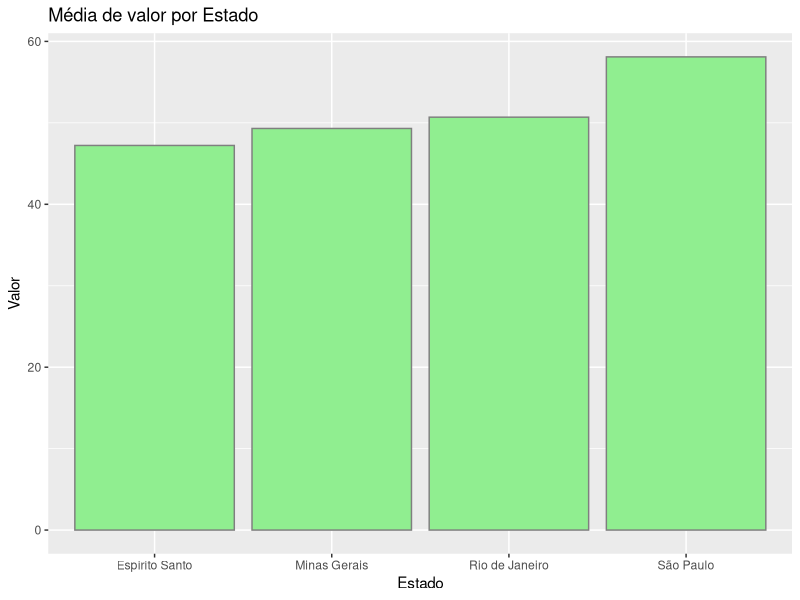

Generate this figure with R:
# Estatística Básica

# Parte 1 - Medidas de Posição

# Definindo a pasta de trabalho
# Substitua o caminho abaixo pela pasta no seu computador

setwd("H:/Meu Drive/Cursos/PowerBI-DataScience/Cap12-LinguagemRePowerBIparaAnáliseEstatística")
getwd()

# Carregando o dataset
vendas <- read.csv("Vendas.csv", fileEncoding = "windows-1252")

# Resumo do dataset
View(vendas)
str(vendas)
summary(vendas$Valor)
summary(vendas$Custo)

# Média
?mean
mean(vendas$Valor)
mean(vendas$Custo)

# Média Ponderada
?weighted.mean
weighted.mean(vendas$Valor, w = vendas$Custo)

# Mediana
median(vendas$Valor)
median(vendas$Custo)

# Moda
# Criando uma função
moda <- function(v) {
  valor_unico <- unique(v)
  valor_unico[which.max(tabulate(match(v, valor_unico)))]
}

# Obtendo a Moda
resultado <- moda(vendas$Valor)
print(resultado)

resultado_custo <- moda(vendas$Custo)
print(resultado)

# Criando gráfico de Média de valor por Estado com ggplot2
install.packages("ggplot2")
library(ggplot2)

# Cria o gráfico
ggplot(vendas) +
  stat_summary(aes(x = Estado,
                   y = Valor),
               fun = mean,
               geom = "bar",
               fill = "lightgreen",
               col = "grey50") +
  labs(title = "Média de valor por Estado")